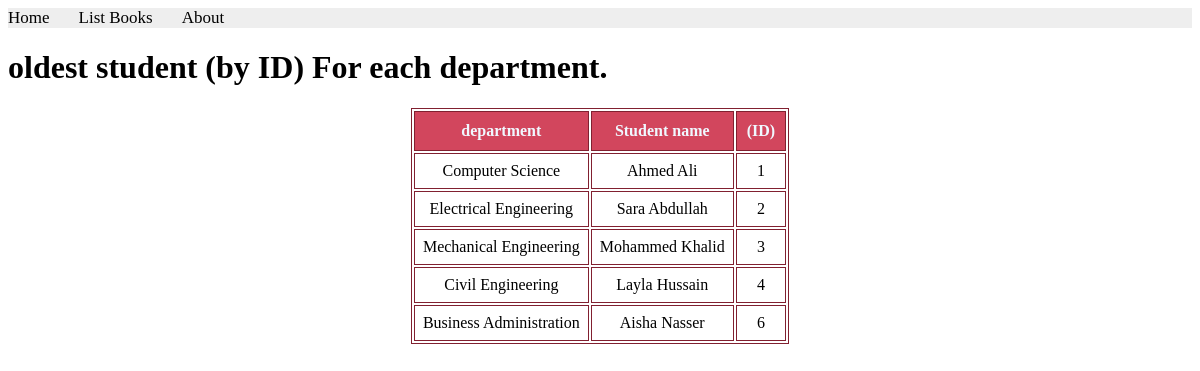
The app's page /books/lab9/task3 with its own data.
### apps/bookmodule/models.py (models this page shows)
class department(models.Model):
     name = models.CharField(max_length = 50)

class Student(models.Model):
     name = models.CharField(max_length=300)
     card = models.OneToOneField(Card, on_delete = models.PROTECT)
     department = models.ForeignKey(department, on_delete=models.PROTECT)
     course = models.ManyToManyField(course)

### apps/bookmodule/views.py (the view)
# urls.py: path('lab9/task3', views.task3 ),
def task3(request):
    departments = department.objects.annotate(oldest_student_id=Min('student__id'))
    department_students = []
    for dept in departments:
        student = Student.objects.filter(id=dept.oldest_student_id).first()
        if student:
            department_students.append({
                'department': dept.name,
                'student': student.name,
                'student_id': student.id
            })
    return render(request, 'bookmodules/oldest_student_per_department.html', {'data': department_students})

### apps/templates/bookmodules/oldest_student_per_department.html (shortened to what this page needs)
{% extends "layouts/base.html" %}
{% load static %}
{% block content %}
    <h1>oldest student (by ID) For each department.</h1>
    <table>
        <tr>
            <th>department</th>
            <th>Student name </th>
            <th>  (ID)</th>
        </tr>
        {% for item in data %}
        <tr>
            <td>{{ item.department }}</td>
            <td>{{ item.student }}</td>
            <td>{{ item.student_id }}</td>
        </tr>
        {% endfor %}
    </table>
    {% endblock content %}

### apps/templates/bookmodules/oldest_student_per_department.html (style rules this page uses)
table { width: auto; margin: 20px auto; font-size: 1em; font-family: Times New Roman; text-align: center; }
table, th, td { border: 1px solid rgb(129, 32, 48); }
th { background-color: rgb(210, 70, 93); padding: 10px; font-weight: bold; color: aliceblue; }
td { padding: 8px; }

### records on screen
department: department "Computer Science"
Student: student "Ahmed Ali"
department: department "Electrical Engineering"
Student: student "Sara Abdullah"
department: department "Mechanical Engineering"
Student: student "Mohammed Khalid"
department: department "Civil Engineering"
Student: student "Layla Hussain"
department: department "Business Administration"
Student: student "Aisha Nasser"

### other values on screen
{{ item.student_id }} "1" "2" "3" "4" "6"
